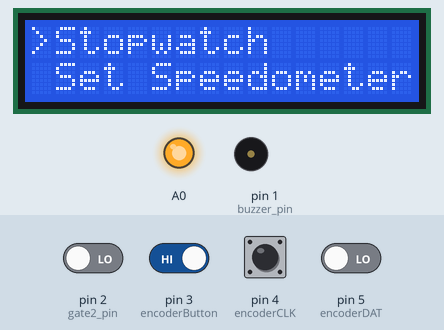
Simulated run of this sketch. Board: Arduino Uno, built with avr-gcc and run on an emulated ATmega328P. Parts: 16×2 character LCD, output pins drawn as LEDs (lit = HIGH), buzzer (waves = sounding). The inputs (shaded band) are chosen by the test bench; at power-on: pin 3 (encoderButton) HIGH, pin 2 (gate2_pin), pin 4 (encoderCLK), pin 5 (encoderDAT) LOW. No radio packets arrive unless stated; pins used as bus, display or sensor lines are not drawn.

Above: at 4.9 s.
5.0 s: pin 3 (encoderButton) driven LOW
At 7.1 s:
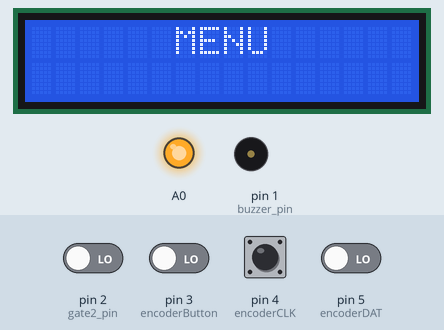
8.0 s: pin 2 (gate2_pin) driven HIGH
At 10.1 s:
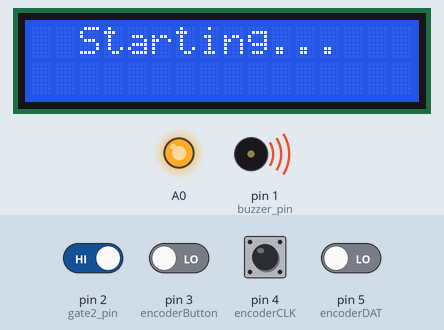
11.0 s: pin 4 (encoderCLK) driven HIGH
At 12.9 s:
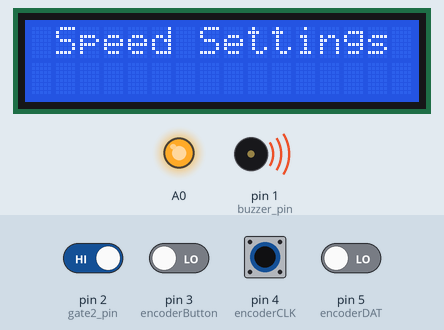
14.0 s: pin 3 (encoderButton) driven HIGH
At 14.6 s:
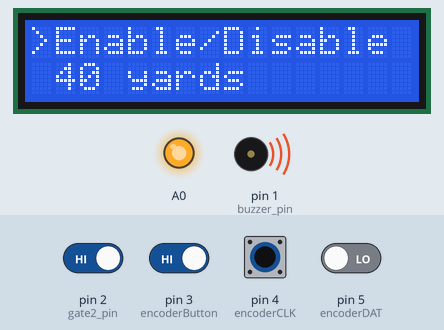
15.6 s: pin 3 (encoderButton) driven LOW
At 16.0 s:
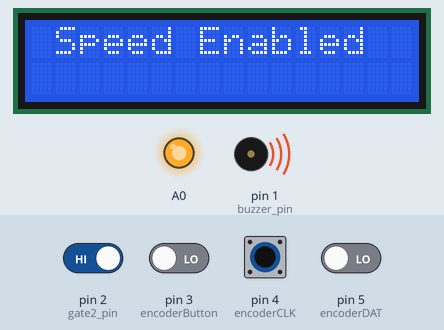
18.6 s: pin 4 (encoderCLK) pulsed LOW 5 times (0.12 s each, 0.3 s apart)
At 21.9 s:
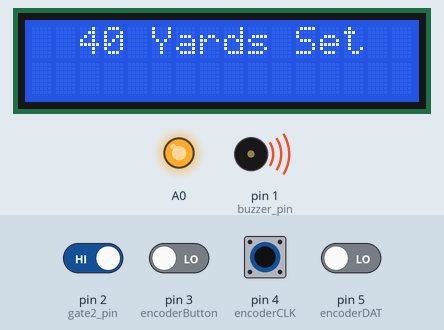
Timing chart, 0 to 23.4 s (numbered marks = the images above; inputs shaded):
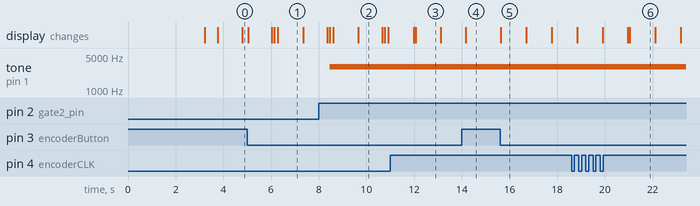

The sketch:

laser_timer_pcb_v1_2024_rx.ino
```cpp
// Christian Staresina
// laser_timer_pcb_v1_2024_rx.ino
// 8/24/2024

#include "src/functions_for_laser_timer_pcb_v1_2024_rx.h"
#include "src/macros_for_laser_timer_pcb_v1_2024_rx.h"
#include <SPI.h>
#include <nRF24L01.h>
#include <RF24.h>
#include <Wire.h>
#include <LiquidCrystal_I2C.h>
extern LiquidCrystal_I2C lcd(0x27,16,2);

extern char initial_menu_state;
extern char timer_state;
extern char set_distance_state;
//extern char speedometer_state;

// Pin configuration
extern const byte gate2_pin;
extern const byte buzzer_pin;
extern const byte radio_cs_pin;
extern const byte sd_cs_pin;

// Timer variables
extern float startMillis;
extern float currentMillis;
extern float periodMillis;

// Menu variables
extern const int menuButton;
extern const byte upButton;
extern const byte downButton;
extern const byte selectButton;
extern byte mainMenu;
extern byte connectionMenu;
extern bool enterMenu;

// Menu button debounce
extern byte previousState;
extern unsigned int previousPress;
extern volatile byte buttonFlag; // "volatile" for use in interrupt
extern byte buttonDebounce; // was 20

extern RF24 radio; // CE, CSN (9, 10)
extern const byte addresses[][6];

void setup()
{
  // Pin Input/Output Configuration
  pinMode(gate2_pin, INPUT);
  pinMode(buzzer_pin, OUTPUT);
  pinMode(radio_cs_pin, OUTPUT);
  pinMode(sd_cs_pin, OUTPUT);
  pinMode(A0, OUTPUT); // 3V3 regulator enable pin
  digitalWrite(A0, HIGH);

  SPI.begin(); // initialize the SPI library

  // rotary encoder
	pinMode(encoderCLK,INPUT);
	pinMode(encoderDAT,INPUT);
	pinMode(encoderButton, INPUT_PULLUP);

	// Setup Serial Monitor
	//Serial.begin(9600);

	// Read the initial state of CLK
	lastStateCLK = digitalRead(encoderCLK);

  // Call updateEncoder() when any high/low changed seen
	// on interrupt 0 (pin 2), or interrupt 1 (pin 3)
	//attachInterrupt(0, updateEncoder, CHANGE);
	//attachInterrupt(1, updateEncoder, CHANGE);

  // menu buttons
  //pinMode(upButton, INPUT_PULLUP);
  //pinMode(downButton, INPUT_PULLUP);
  //pinMode(menuButton, INPUT_PULLUP);
  //pinMode(selectButton, INPUT_PULLUP);

  digitalWrite(radio_cs_pin, HIGH); // initially disable transceiver SPI chip select
  digitalWrite(sd_cs_pin, HIGH); // initially disable sd card SPI chip select

  // Menu interrupt
  //attachInterrupt(digitalPinToInterrupt(encoderButton), menuInterrupt, LOW); // CHANGE (can be either LOW, HIGH, RISING, FALLING, CHANGE)

  // RF24 radio module setup
  radio.begin();
  radio.setChannel(108); // 2.508 Ghz - Above most Wifi Channels
  radio.setAutoAck(false);
  //radio.openWritingPipe(addresses[0]); //00002
  radio.openReadingPipe(1, addresses[1]); //00001
  radio.setPALevel(RF24_PA_MAX); // MIN, LOW, HIGH, or MAX
  radio.setDataRate(RF24_250KBPS); //set as: F24_250KBPS, F24_1MBPS, F24_2MBPS ==>250KBPS = longest range
  radio.startListening();

  // LCD display setup
  lcd.init();
  lcd.backlight();
  lcd.begin(16,2);

  // custom characters
  lcd.createChar(0, laserLeft);
  lcd.createChar(1, laserMid);
  lcd.createChar(2, laserRight);
  lcd.createChar(3, antenna);
  lcd.createChar(4, tripodLeft);
  lcd.createChar(5, tripodMid);
  lcd.createChar(6, tripodRight);
  lcd.createChar(7, backArrow);

  lcd.clear();

  lcd.setCursor(1,0);
  lcd.print("LASER TIMER RX");
  lcd.setCursor(1,1);
  lcd.print("Created by CS");
  delay(3000);
  lcd.clear();
  delay(500);

  //printLaserImage();
}

// LOOP BEGINNING ----------------------------------------------------------------------------

void loop()
{
  openMainMenu();
  Timer(timer_state);
  //updateEncoder();
  //rotaryEncoder();

  //Speedometer(speedometer_state);
  //Receive_Gate1_Opened_Message();
  //Gate2_Timer_Action();
  //Sense_Gate2();

  //Gate_Open_Or_Closed(); // use for debugging
}

// LOOP END ----------------------------------------------------------------------------------
```

macros_for_laser_timer_pcb_v1_2024_rx.h
```cpp
// Macros

#define ON  ('I')
#define OFF ('O')

#define OPENED ('P')
#define CLOSED ('C')
#define ENABLED ('E')
#define DISABLED ('D')
#define GATE_ACTIVATED (HIGH)
```

Source omitted: ser_timer_pcb_v1_2024_rx.h (23006 bytes)

Measured:
- after the input at 5.0 s, the display: first changes at once (image 1 shows a later state)
- after the input at 8.0 s, tone on pin 1 (buzzer_pin): silent → 3000 Hz after 0.47 s; the display: first differs from a run without the input after 0.47 s (image 2 shows a later state)
- after the input at 11.0 s, the display: first changes after 0.98 s (image 3 shows a later state)
- after the input at 14.0 s, the display: changes after 0.16 s (image 4)
- after the input at 15.6 s, the display: changes at once (image 5)
- after the input at 18.6 s, the display: first differs from a run without the input after 2.4 s (image 6 shows a later state)
- what the display in image 1 shows lasts 1.0 s, from 6.3 s to 7.3 s
